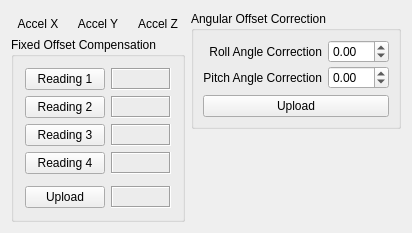
      <widget class="QWidget" name="tpAccelCalib">
       <property name="autoFillBackground">
        <bool>true</bool>
       </property>
       <attribute name="title">
        <string>Accel Calibration</string>
       </attribute>
       <layout class="QHBoxLayout" name="horizontalLayout_36" stretch="1,1">
        <item>
         <layout class="QVBoxLayout" name="verticalLayout_28" stretch="3,5">
          <item>
           <layout class="QHBoxLayout" name="horizontalLayout_34">
            <item>
             <layout class="QVBoxLayout" name="verticalLayout_22" stretch="1,0">
              <item>
               <widget class="Gauge_Widget" name="gAccelXCal" native="true">
                <property name="font">
                 <font>
                  <pointsize>8</pointsize>
                 </font>
                </property>
               </widget>
              </item>
              <item>
               <widget class="QLabel" name="label_24">
                <property name="text">
                 <string>Accel X</string>
                </property>
                <property name="alignment">
                 <set>Qt::AlignCenter</set>
                </property>
               </widget>
              </item>
             </layout>
            </item>
            <item>
             <layout class="QVBoxLayout" name="verticalLayout_23" stretch="1,0">
              <item>
               <widget class="Gauge_Widget" name="gAccelYCal" native="true">
                <property name="font">
                 <font>
                  <pointsize>8</pointsize>
                 </font>
                </property>
               </widget>
              </item>
              <item>
               <widget class="QLabel" name="label_25">
                <property name="text">
                 <string>Accel Y</string>
                </property>
                <property name="alignment">
                 <set>Qt::AlignCenter</set>
                </property>
               </widget>
              </item>
             </layout>
            </item>
            <item>
             <layout class="QVBoxLayout" name="verticalLayout_24" stretch="1,0">
              <item>
               <widget class="Gauge_Widget" name="gAccelZCal" native="true">
                <property name="font">
                 <font>
                  <pointsize>8</pointsize>
                 </font>
                </property>
               </widget>
              </item>
              <item>
               <widget class="QLabel" name="label_26">
                <property name="text">
                 <string>Accel Z</string>
                </property>
                <property name="alignment">
                 <set>Qt::AlignCenter</set>
                </property>
               </widget>
              </item>
             </layout>
            </item>
           </layout>
          </item>
          <item>
           <widget class="QGroupBox" name="groupBox_6">
            <property name="sizePolicy">
             <sizepolicy hsizetype="Expanding" vsizetype="Preferred">
              <horstretch>0</horstretch>
              <verstretch>0</verstretch>
             </sizepolicy>
            </property>
            <property name="title">
             <string>Fixed Offset Compensation</string>
            </property>
            <layout class="QHBoxLayout" name="horizontalLayout_35">
             <item>
              <layout class="QFormLayout" name="formLayout_4">
               <property name="fieldGrowthPolicy">
                <enum>QFormLayout::AllNonFixedFieldsGrow</enum>
               </property>
               <property name="formAlignment">
                <set>Qt::AlignLeading|Qt::AlignLeft|Qt::AlignVCenter</set>
               </property>
               <property name="leftMargin">
                <number>2</number>
               </property>
               <property name="topMargin">
                <number>2</number>
               </property>
               <property name="rightMargin">
                <number>2</number>
               </property>
               <property name="bottomMargin">
                <number>2</number>
               </property>
               <item row="0" column="0">
                <widget class="QPushButton" name="btnAccelCal1">
                 <property name="sizePolicy">
                  <sizepolicy hsizetype="Minimum" vsizetype="Fixed">
                   <horstretch>0</horstretch>
                   <verstretch>0</verstretch>
                  </sizepolicy>
                 </property>
                 <property name="text">
                  <string>Reading 1</string>
                 </property>
                </widget>
               </item>
               <item row="0" column="1">
                <widget class="QLabel" name="lblAccelCal1">
                 <property name="frameShape">
                  <enum>QFrame::Box</enum>
                 </property>
                 <property name="frameShadow">
                  <enum>QFrame::Sunken</enum>
                 </property>
                 <property name="text">
                  <string/>
                 </property>
                </widget>
               </item>
               <item row="1" column="0">
                <widget class="QPushButton" name="btnAccelCal2">
                 <property name="sizePolicy">
                  <sizepolicy hsizetype="Minimum" vsizetype="Fixed">
                   <horstretch>0</horstretch>
                   <verstretch>0</verstretch>
                  </sizepolicy>
                 </property>
                 <property name="text">
                  <string>Reading 2</string>
                 </property>
                </widget>
               </item>
               <item row="1" column="1">
                <widget class="QLabel" name="lblAccelCal2">
                 <property name="frameShape">
                  <enum>QFrame::Box</enum>
                 </property>
                 <property name="frameShadow">
                  <enum>QFrame::Sunken</enum>
                 </property>
                 <property name="text">
                  <string/>
                 </property>
                </widget>
               </item>
               <item row="2" column="0">
                <widget class="QPushButton" name="btnAccelCal3">
                 <property name="sizePolicy">
                  <sizepolicy hsizetype="Minimum" vsizetype="Fixed">
                   <horstretch>0</horstretch>
                   <verstretch>0</verstretch>
                  </sizepolicy>
                 </property>
                 <property name="text">
                  <string>Reading 3</string>
                 </property>
                </widget>
               </item>
               <item row="2" column="1">
                <widget class="QLabel" name="lblAccelCal3">
                 <property name="frameShape">
                  <enum>QFrame::Box</enum>
                 </property>
                 <property name="frameShadow">
                  <enum>QFrame::Sunken</enum>
                 </property>
                 <property name="text">
                  <string/>
                 </property>
                </widget>
               </item>
               <item row="3" column="0">
                <widget class="QPushButton" name="btnAccelCal4">
                 <property name="sizePolicy">
                  <sizepolicy hsizetype="Minimum" vsizetype="Fixed">
                   <horstretch>0</horstretch>
                   <verstretch>0</verstretch>
                  </sizepolicy>
                 </property>
                 <property name="text">
                  <string>Reading 4</string>
                 </property>
                </widget>
               </item>
               <item row="3" column="1">
                <widget class="QLabel" name="lblAccelCal4">
                 <property name="frameShape">
                  <enum>QFrame::Box</enum>
                 </property>
                 <property name="frameShadow">
                  <enum>QFrame::Sunken</enum>
                 </property>
                 <property name="text">
                  <string/>
                 </property>
                </widget>
               </item>
               <item row="5" column="0">
                <widget class="QPushButton" name="btnAccelCalUpload">
                 <property name="sizePolicy">
                  <sizepolicy hsizetype="Minimum" vsizetype="Fixed">
                   <horstretch>0</horstretch>
                   <verstretch>0</verstretch>
                  </sizepolicy>
                 </property>
                 <property name="toolTip">
                  <string>Upload new accelerometer calibration data</string>
                 </property>
                 <property name="text">
                  <string>Upload</string>
                 </property>
                </widget>
               </item>
               <item row="5" column="1">
                <widget class="QLabel" name="lblAccelCalFinal">
                 <property name="frameShape">
                  <enum>QFrame::Box</enum>
                 </property>
                 <property name="frameShadow">
                  <enum>QFrame::Sunken</enum>
                 </property>
                 <property name="text">
                  <string/>
                 </property>
                </widget>
               </item>
               <item row="4" column="1">
                <widget class="QFrame" name="frame_8">
                 <property name="sizePolicy">
                  <sizepolicy hsizetype="Preferred" vsizetype="Preferred">
                   <horstretch>0</horstretch>
                   <verstretch>0</verstretch>
                  </sizepolicy>
                 </property>
                 <property name="frameShape">
                  <enum>QFrame::StyledPanel</enum>
                 </property>
                 <property name="frameShadow">
                  <enum>QFrame::Raised</enum>
                 </property>
                </widget>
               </item>
              </layout>
             </item>
            </layout>
           </widget>
          </item>
         </layout>
        </item>
        <item>
         <layout class="QVBoxLayout" name="verticalLayout_7" stretch="2,3">
          <item>
           <widget class="QGroupBox" name="groupBox_7">
            <property name="title">
             <string>Angular Offset Correction</string>
            </property>
            <layout class="QVBoxLayout" name="verticalLayout_29">
             <item>
              <layout class="QGridLayout" name="gridLayout_7" columnstretch="2,1">
               <property name="verticalSpacing">
                <number>3</number>
               </property>
               <item row="0" column="0">
                <widget class="QLabel" name="label_32">
                 <property name="sizePolicy">
                  <sizepolicy hsizetype="Preferred" vsizetype="Preferred">
                   <horstretch>3</horstretch>
                   <verstretch>0</verstretch>
                  </sizepolicy>
                 </property>
                 <property name="text">
                  <string>Roll Angle Correction</string>
                 </property>
                 <property name="alignment">
                  <set>Qt::AlignRight|Qt::AlignTrailing|Qt::AlignVCenter</set>
                 </property>
                </widget>
               </item>
               <item row="0" column="1">
                <widget class="QDoubleSpinBox" name="udRollCorrection">
                 <property name="sizePolicy">
                  <sizepolicy hsizetype="Minimum" vsizetype="Fixed">
                   <horstretch>2</horstretch>
                   <verstretch>0</verstretch>
                  </sizepolicy>
                 </property>
                 <property name="minimumSize">
                  <size>
                   <width>0</width>
                   <height>0</height>
                  </size>
                 </property>
                 <property name="toolTip">
                  <string>Use this to trim the roll value in level hover</string>
                 </property>
                 <property name="minimum">
                  <double>-15.000000000000000</double>
                 </property>
                 <property name="maximum">
                  <double>15.000000000000000</double>
                 </property>
                 <property name="singleStep">
                  <double>0.500000000000000</double>
                 </property>
                </widget>
               </item>
               <item row="1" column="0">
                <widget class="QLabel" name="label_33">
                 <property name="sizePolicy">
                  <sizepolicy hsizetype="Preferred" vsizetype="Preferred">
                   <horstretch>3</horstretch>
                   <verstretch>0</verstretch>
                  </sizepolicy>
                 </property>
                 <property name="text">
                  <string>Pitch Angle Correction</string>
                 </property>
                 <property name="alignment">
                  <set>Qt::AlignRight|Qt::AlignTrailing|Qt::AlignVCenter</set>
                 </property>
                </widget>
               </item>
               <item row="1" column="1">
                <widget class="QDoubleSpinBox" name="udPitchCorrection">
                 <property name="sizePolicy">
                  <sizepolicy hsizetype="Minimum" vsizetype="Fixed">
                   <horstretch>2</horstretch>
                   <verstretch>0</verstretch>
                  </sizepolicy>
                 </property>
                 <property name="minimumSize">
                  <size>
                   <width>0</width>
                   <height>0</height>
                  </size>
                 </property>
                 <property name="toolTip">
                  <string>Use this to trim the pitch value in level hover</string>
                 </property>
                 <property name="minimum">
                  <double>-15.000000000000000</double>
                 </property>
                 <property name="maximum">
                  <double>15.000000000000000</double>
                 </property>
                 <property name="singleStep">
                  <double>0.500000000000000</double>
                 </property>
                </widget>
               </item>
              </layout>
             </item>
             <item>
              <widget class="QPushButton" name="btnUploadAngleCorrection">
               <property name="toolTip">
                <string>Upload new pitch and roll angle correction data</string>
               </property>
               <property name="text">
                <string>Upload</string>
               </property>
              </widget>
             </item>
            </layout>
           </widget>
          </item>
          <item>
           <widget class="Orientation_Widget" name="Orientation_Accel" native="true"/>
          </item>
         </layout>
        </item>
       </layout>
      </widget>
